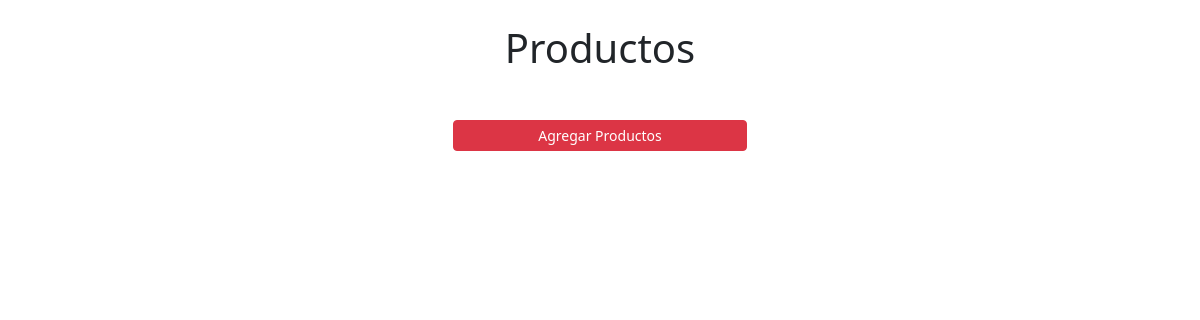
Before: /listar_productos/ with the older database file.
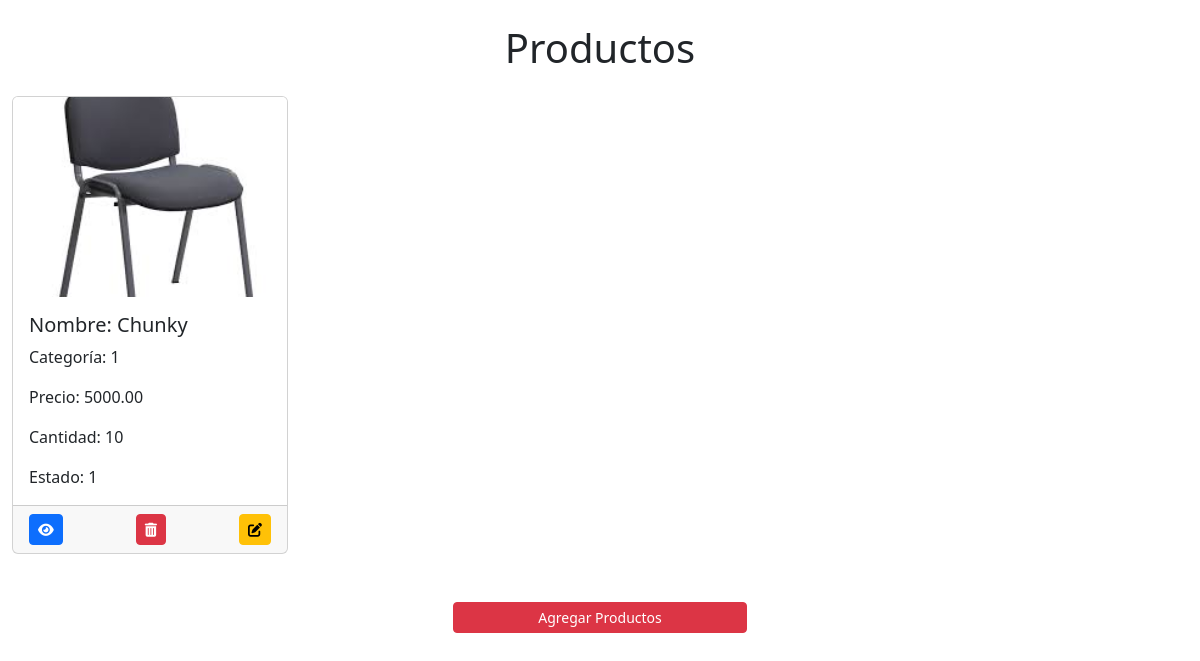
After: the same page with the newer database file.
### cuidandoHuellas/models.py (models this page shows, shortened)
class Producto(models.Model):
    id_producto = models.AutoField(primary_key= True)
    nombre_producto = models.CharField(max_length=250)
    precio = models.DecimalField(max_digits=10, decimal_places=2)
    cantidad = models.PositiveIntegerField()
    descripcion = models.TextField()
    CATEGORIAS = (
        (0, ""),
        (1, "Alimentos Mascotas"),
        (2, "Accesorios Mascotas"),
        (3, "Ropa Mascotas")
    )
    ESTADOS = (
        (0, ""),
        (1, "Disponible"),
        (2, "No Disponible")
    )
    foto_producto = models.ImageField(upload_to='foto_producto/')
    categoria = models.CharField(max_length=20, choices=CATEGORIAS, default=0)
    estado = models.CharField(max_length=20, choices=ESTADOS, default=0)

### cuidandoHuellas/views.py (the view)
# urls.py: path('listar_productos/',views.listar_productos, name="listar_productos"),
def listar_productos(request):
    list_productos = Producto.objects.all()
    contexto = {"dato_producto": list_productos}
    return render(request, 'administrador/productos/listar_productos.html', contexto)

### cuidandoHuellas/templates/administrador/productos/listar_productos.html (shortened to what this page needs)
{% load static %}
<!DOCTYPE html>
<html lang="es">
<head>
    <link href="https://cdnjs.cloudflare.com/ajax/libs/bootstrap/5.3.0/css/bootstrap.min.css" rel="stylesheet">
    <link href="https://cdnjs.cloudflare.com/ajax/libs/font-awesome/6.4.0/css/all.min.css" rel="stylesheet">
    <link rel="stylesheet" href="{% static 'css/administrador/listar_productos.css' %}">
</head>
<body>
    <div class="container">
        <h1 class="text-center my-4">Productos</h1>
        <div class="row row-cols-1 row-cols-sm-2 row-cols-md-3 row-cols-lg-4 g-4">
            {% for data in dato_producto %}
            <div class="col">
                <div class="card h-100">
                    <div class="card-img-container">
                        {% if data.foto_producto %}
                            <img src="{{ data.foto_producto.url }}" class="card-img-top" alt="{{ data.nombre_producto }}">
                        {% else %}
                            <div class="bg-light d-flex align-items-center justify-content-center h-100">
                                <i class="fa-solid fa-image text-muted fa-3x"></i>
                            </div>
                        {% endif %}
                    </div>
                    <div class="card-body">
                        <h5 class="card-title">Nombre: {{ data.nombre_producto }}</h5>
                        <p class="card-text">Categoría: {{ data.categoria }}</p>
                        <p class="card-text">Precio: {{ data.precio }}</p>
                        <p class="card-text">Cantidad: {{ data.cantidad }}</p>
                        <p class="card-text">Estado: {{ data.estado }}</p>
                    </div>
                    <div class="card-footer d-flex justify-content-between">
                        <a href="">
                            <button class="btn btn-primary btn-sm"><i class="fa-solid fa-eye"></i></button>
                        </a>
                        <a href="{% url 'eliminar_productos' data.id_producto %}">
                            <button class="btn btn-danger btn-sm"><i class="fa-solid fa-trash-can"></i></button>
                        </a>
                        <a href="{% url 'editar_productos' data.id_producto %}">
                            <button class="btn btn-warning btn-sm"><i class="fa-solid fa-pen-to-square"></i></button>
                        </a>
                    </div>
                </div>
            </div>
            {% endfor %}
        </div>
        <a href="{% url 'agregar_productos' %}" class="btn btn-danger btn-sm d-block w-25 mx-auto mt-5 mb-5">Agregar Productos</a>
    </div>
</body>
</html>

### cuidandoHuellas/static/css/administrador/listar_productos.css (style rules this page uses)
.card-img-container { height: 200px; overflow: hidden; position: relative; }
.card-img-top { width: 100%; height: 100%; object-fit: cover; }
.card-title, .card-text { white-space: nowrap; overflow: hidden; text-overflow: ellipsis; }
.container { max-width: 1200px; }

Changed rows visible on the page:
added Producto: foto_producto (picture), nombre_producto "Chunky", categoria "1", precio "5000.00", cantidad "10", estado "1"
